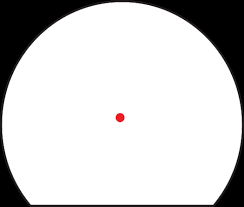
#> input picture red.png, 244 x 207 px
$ python obj_detection.py
#> lines starting #> are read from the running program, lines starting #| are printed output that depends on the picture; after the words box and inside, x2 and y2 are one past the last pixel; in counts of white or black regions, pixels touching at a corner belong together
import cv2

# Charger l'image
image_path = 'red.png'  # Chemin de l'image à analyser
image = cv2.imread(image_path)  # Lire l'image dans une matrice OpenCV (BGR)
#> image is the input picture: shape (207, 244, 3); mean B, G, R 206.8, 206.7, 207.2

# Vérifier si l'image est chargée correctement
if image is None:
    print("Erreur : Impossible de charger l'image. Vérifiez le chemin du fichier.")
else:
    # Convertir l'image en espace de couleur HSV
    # Pourquoi HSV ? L'espace HSV (Hue, Saturation, Value) facilite la détection des couleurs, car il sépare :
    # - La teinte (Hue) : Qui représente la couleur principale (rouge, vert, bleu, etc.).
    # - La saturation : Qui mesure l'intensité ou la pureté de la couleur.
    # - La valeur : Qui correspond à la luminosité.
    hsv = cv2.cvtColor(image, cv2.COLOR_BGR2HSV)
#> hsv: shape (207, 244, 3); mean H, S, V 5.3, 2, 207.2

    # Définir les plages de couleurs pour le rouge
    # Le rouge est particulier car il apparaît à deux extrémités de la roue chromatique (autour de 0° et 360° en HSV).
    lower_red1 = (0, 120, 70)  # Plage pour le rouge vif (proche de 0°)
    upper_red1 = (10, 255, 255)
    lower_red2 = (170, 120, 70)  # Plage pour l'autre extrémité du rouge (proche de 360°)
    upper_red2 = (180, 255, 255)

    # Créer des masques pour détecter les pixels rouges
    # cv2.inRange : Cette fonction crée un masque binaire (noir et blanc) :
    # - Les pixels qui se trouvent dans la plage définie (rouge ici) deviennent blancs (255).
    # - Les pixels en dehors de la plage deviennent noirs (0).
    mask1 = cv2.inRange(hsv, lower_red1, upper_red1)  # Rouge vif
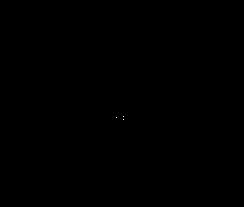
#> mask1: shape (207, 244); 0.01% white in thin lines or dots, all inside (x1, y1, x2, y2) = (116, 116, 124, 120)
    mask2 = cv2.inRange(hsv, lower_red2, upper_red2)  # Rouge sombre
#> mask2: shape (207, 244); 0.11% white; 1 white region, box (x1, y1, x2, y2) and area: (116, 113, 124, 122) 56
    mask = cv2.bitwise_or(mask1, mask2)  # Combine les deux masques pour détecter toutes les nuances de rouge
#> mask: shape (207, 244); 0.12% white; 1 white region

    # Nettoyer le masque avec des opérations morphologiques
    # Pourquoi nettoyer ? Le masque peut contenir du bruit (petits pixels blancs isolés ou trous dans les objets rouges).
    # La fermeture (cv2.MORPH_CLOSE) remplit les petits trous à l'intérieur des objets et connecte les parties fragmentées.
    kernel = cv2.getStructuringElement(cv2.MORPH_ELLIPSE, (5, 5))  # Élément structurant elliptique de 5x5
    mask = cv2.morphologyEx(mask, cv2.MORPH_CLOSE, kernel)  # Appliquer la fermeture

    # Trouver les contours dans le masque
    # cv2.findContours : Trouve les bords (contours) des objets blancs dans le masque.
    # - cv2.RETR_TREE : Récupère tous les contours et établit une hiérarchie parent-enfant (utile pour des objets imbriqués).
    # - cv2.CHAIN_APPROX_SIMPLE : Simplifie les contours en supprimant les points redondants (par exemple, une ligne droite est réduite à ses extrémités).
    contours, _ = cv2.findContours(mask, cv2.RETR_TREE, cv2.CHAIN_APPROX_SIMPLE)
#> contours = 1 contour; box (x1, y1, x2, y2) and area: (116, 113, 124, 122) 47

    # Vérifier si des contours ont été détectés
    if len(contours) == 0:
        print("Aucun point rouge détecté.")
    else:
        # Parcourir tous les contours détectés
        for contour in contours:
            # Calculer l'aire du contour
            area = cv2.contourArea(contour)  # Calcule la surface du contour en pixels
            if area > 10:  # Filtrer les petits objets (éviter les pixels parasites ou le bruit)
                # Obtenir les moments du contour pour trouver son centre
                # cv2.moments : Calcule les moments géométriques d'un contour.
                # Ces moments sont utilisés pour trouver le centre (cx, cy) de l'objet.
                M = cv2.moments(contour)
                if M["m00"] != 0:  # Éviter la division par zéro (si le contour a une aire nulle)
                    cx = int(M["m10"] / M["m00"])  # Coordonnée X du centre
                    cy = int(M["m01"] / M["m00"])  # Coordonnée Y du centre
                    print(f"Centre du point rouge : ({cx}, {cy})")  # Affiche les coordonnées du centre

                    # Dessiner un rectangle englobant autour du contour
                    # cv2.boundingRect : Retourne un rectangle minimal qui encadre entièrement le contour.
                    x, y, w, h = cv2.boundingRect(contour)
                    cv2.rectangle(image, (x, y), (x + w, y + h), (0, 255, 0), 2)  # Rectangle vert autour de l'objet

                    # Dessiner un point au centre
                    # cv2.circle : Dessine un cercle, ici pour marquer le centre de l'objet.
                    cv2.circle(image, (cx, cy), 5, (255, 0, 0), -1)  # Cercle bleu au centre
#> this loop made 1 pass
#> (area, cx, cy, x, y, w, h) on pass 1: (47, 119, 117, 116, 113, 8, 9)
#| Centre du point rouge : (119, 117)
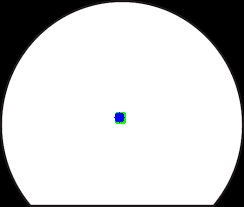
#> image: shape (207, 244, 3); 0.26% of pixels changed, all inside (x1, y1, x2, y2) = (114, 112, 126, 124)

        # Afficher les masques pour analyse
        # Ces fenêtres montrent comment chaque masque isole les pixels rouges.
        cv2.imshow('Mask1', mask1)  # Masque pour la première plage de rouge
        cv2.imshow('Mask2', mask2)  # Masque pour la seconde plage de rouge
        cv2.imshow('Final Mask', mask)  # Masque final combiné

        # Afficher l'image avec les rectangles et les points
        cv2.imshow('Detected Red Dots', image)

        # Attendre une touche pour fermer les fenêtres
        cv2.waitKey(0)
        cv2.destroyAllWindows()

        # Sauvegarder l'image traitée
        output_path = 'red_dot_output.png'
        cv2.imwrite(output_path, image)  # Enregistre l'image avec les rectangles et points
        print(f"Image traitée sauvegardée sous : {output_path}")
